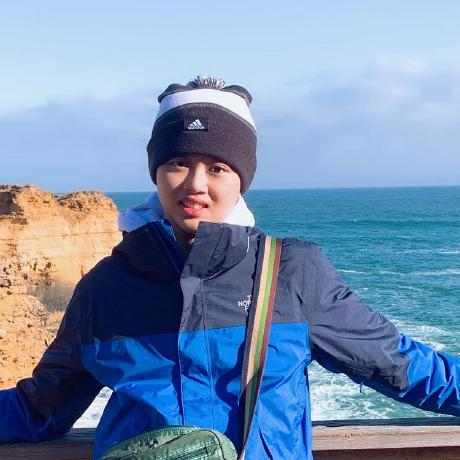
#> input picture convolution/hsuan.jpg, 460 x 460 px
$ python 'image convolution.py'
#> lines starting #> are read from the running program, lines starting #| are printed output that depends on the picture
import numpy as np
import cv2
import imutils
import sys

# cv2.IMREAD_COLOR為imread的預設值，此參數亦可不加。
imageName = "../hsuan.jpg"
image = cv2.imread(imageName, cv2.IMREAD_COLOR)
#> image is the input picture: shape (460, 460, 3); mean B, G, R 175.5, 143.6, 118.3
#若無指定圖片則結束程式。
if image is None:
    print("Could not open or find the image")
    sys.exit()

#縮小圖片到較適當尺寸。
#image = imutils.resize(image, height=450)
# 設定kernel size為5x5
kernel_size = 5
# 使用numpy建立 5*5且值為1/(5**2)的矩陣作為kernel。
#kernel = np.ones((kernel_size, kernel_size), dtype=np.float32) / kernel_size**2
kernel = np.array([[-1,-1,-1],[-1,8,-1],[-1,-1,-1]])

kernel2 = np.array((
        [-1, -2, -1],
        [0, 0, 0],
        [1, 2, 1]))

# 顯示矩陣內容，所有值皆為0.04的5x5矩陣
print(kernel)

# 使用cv2.filter2D進行convolute，
result = cv2.filter2D(image, -1, kernel)
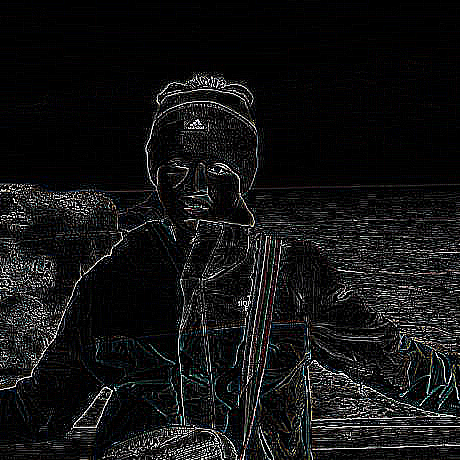
#> result: shape (460, 460, 3); mean B, G, R 20, 19.8, 19.4
b_sobel = cv2.filter2D(image,-1,kernel2)
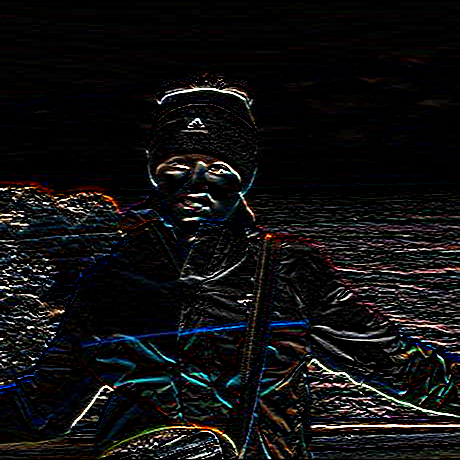
#> b_sobel: shape (460, 460, 3); mean B, G, R 16.5, 15.9, 16.1

print("showing the picture")
cv2.imshow("Filter", result)
cv2.imshow("Original", image)
# cv2.imwrite("sobel.jpg",b_sobel)
cv2.imshow("sobel",b_sobel)
cv2.waitKey(0)

$ run again, with convolution/butterfly.jpg copied over convolution/hsuan.jpg
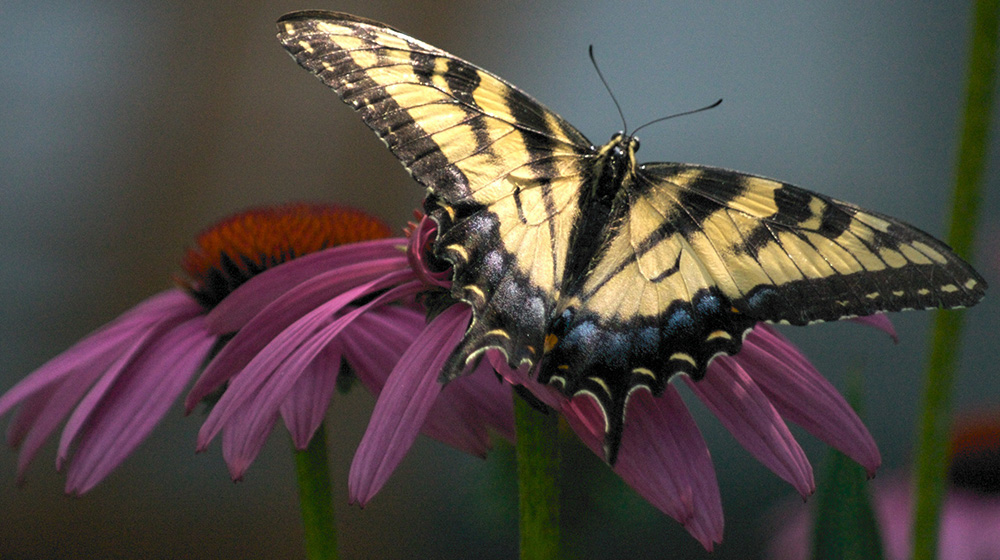
#> input picture convolution/butterfly.jpg, 1000 x 560 px
#> image is the input picture: shape (560, 1000, 3); mean B, G, R 70.1, 74.3, 82.5
#> `result = cv2.filter2D(image, -1, kernel)`:
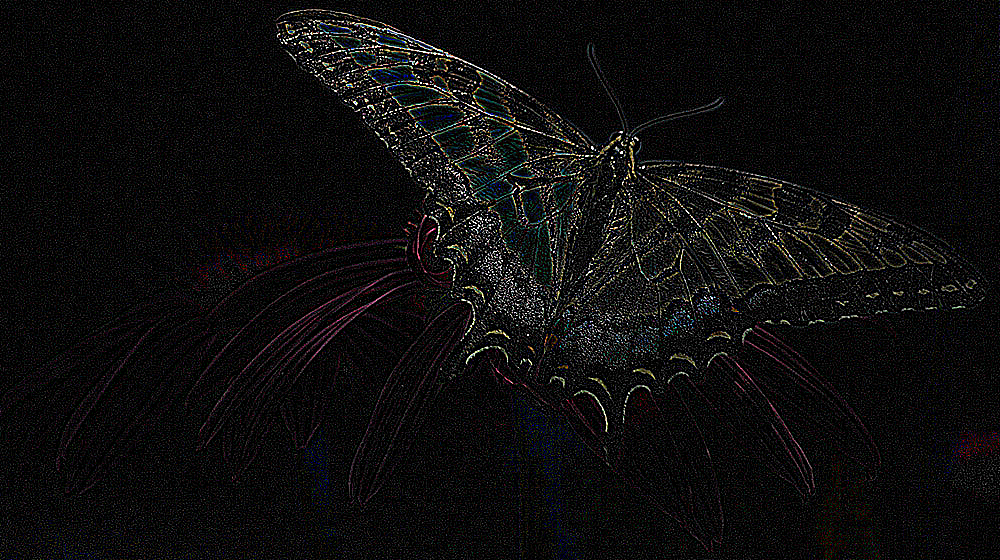
#> result: shape (560, 1000, 3); mean B, G, R 13.7, 13.7, 14.4
#> `b_sobel = cv2.filter2D(image,-1,kernel2)`:
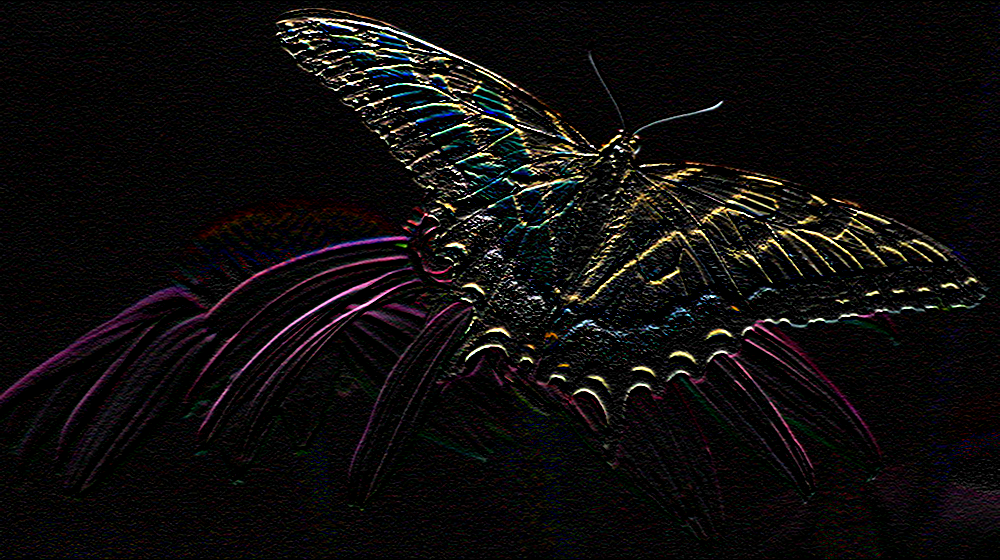
#> b_sobel: shape (560, 1000, 3); mean B, G, R 12.5, 12.7, 14.5
